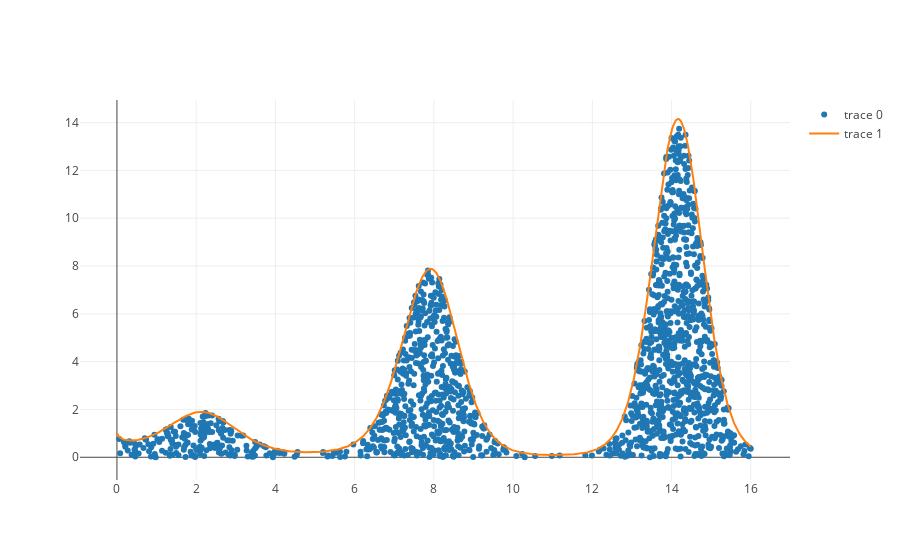

Write notebook code for a chart like this one.
### Code cell
plotly.offline.iplot([
    Scatter(x=x_under, y=y_under, mode="markers"), 
    Scatter(x=x_vals, y=f(x_vals))
])

### Figure 1 — Plotly figure (JSON) as saved in the notebook; plotly's stock layout.template omitted (floating-point values rounded to 4 significant figures; data arrays with more than 128 entries replaced by an {"elided": "..."} marker saying what was removed)
{"data": [{"mode": "markers", "type": "scatter", "x": {"elided": "1661 float values"}, "y": {"elided": "1661 float values"}}, {"type": "scatter", "x": {"elided": "1000 float values"}, "y": {"elided": "1000 float values"}}], "layout": {}}
